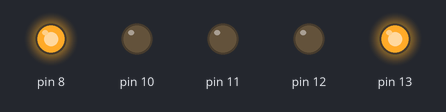
Bench run of a sketch on a simulated Arduino Uno, built with avr-gcc and run on an emulated ATmega328P. Parts: output pins drawn as LEDs (lit = HIGH).

Above: at 2.5 s.
At 6.0 s:
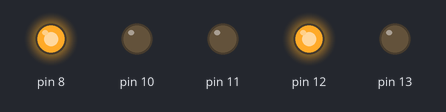
At 9.5 s:
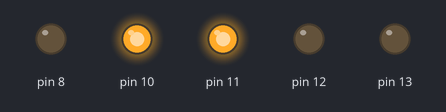
At 13.0 s:
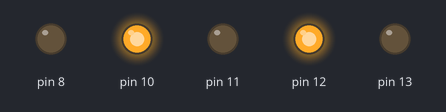
Timing chart, 0 to 18.2 s (numbered marks = the images above):
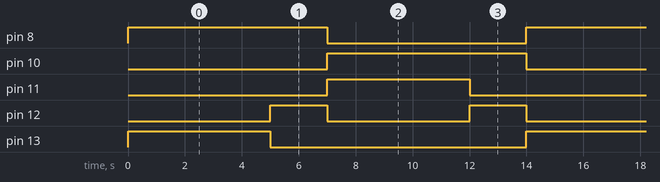

Measured:
- by itself, pin 8, pin 10: alternates HIGH for 7.0 s and LOW for 7.0 s
- by itself, pin 11, pin 13: alternates HIGH for 5.0 s and LOW for 9.0 s
- by itself, pin 12: alternates HIGH for 2.0 s and LOW for 5.0 s

The sketch:

TRAFFIC_LIGHTS.ino
```cpp
/*
Traffic lights control systems
by:
Baston Hullet Longwe
Rage Dafter
Debbie Silungwe
Charity Kumpama
Kennedy Linzie
*/
void setup() {
  // initialize digital pin 13 as an output.
  pinMode(13, OUTPUT);
  pinMode(12, OUTPUT);
  pinMode(11, OUTPUT);
  pinMode(10, OUTPUT);
  pinMode(8, OUTPUT);
}

// the loop function runs over and over again forever
void loop() {
  digitalWrite(13, HIGH);   // Car stop
  digitalWrite(12, LOW);
  digitalWrite(11, LOW);
  digitalWrite(10, LOW);
  digitalWrite(8, HIGH);    // Pedestrians cross
  delay(5000);              // wait for a 5 milliseconds
  digitalWrite(13, LOW);
  digitalWrite(12, HIGH);   // Car get ready to cross
  digitalWrite(11, LOW);
  digitalWrite(10, LOW);
  digitalWrite(8, HIGH);    //Pedestrians cross
  delay(2000);              // wait for 2 milliseconds
  digitalWrite(13, LOW);
  digitalWrite(12, LOW);
  digitalWrite(11, HIGH);   // Car cross
  digitalWrite(10, HIGH);   // Pedestrians stop
  digitalWrite(8, LOW);
  delay(5000);              // wait for a 5 milliseconds
  digitalWrite(13, LOW);
  digitalWrite(12, HIGH);   // Car get ready to stop
  digitalWrite(11, LOW);
  digitalWrite(10, HIGH);    // Pedestrians stop
  digitalWrite(8, LOW);
  delay(2000);              // wait for a 2 milliseconds
}
```
